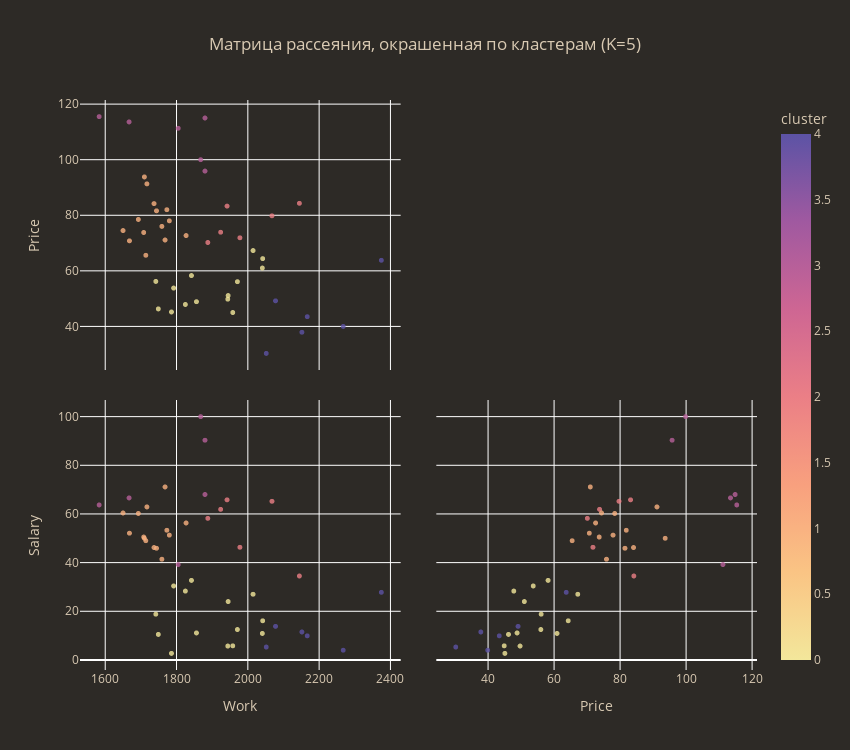

The notebook cell this image was saved under:
### Markdown cell above
Возьмём также 5 кластеров и сравним результат:

### Code cell
n_clusters=5
max_iter=300
random_state=0

kmeans = kmeans_clustering(df_scaled, n_clusters=n_clusters, max_iter=max_iter, random_state=random_state, origin_df=df)

kmeans.scatter_plot(color='sunset')
kmeans.plot_distance_change()

print(kmeans.cluster_size())
print(kmeans.mean_by_cluster())
print(kmeans._df_result['cluster'].sort_values(), '\n')

try:
    print(f'Silhouette Coefficient: {silhouette_score(df_scaled, kmeans.kmeans.labels_):.3f}')
except:
    pass

### Figure 1 — Plotly figure (JSON) as saved in the notebook; plotly's stock layout.template omitted (floating-point values rounded to 4 significant figures)
{"data": [{"diagonal": {"visible": false}, "dimensions": [{"axis": {"matches": true}, "label": "Work", "values": [1714, 1792, 2152, 2052, 1708, 1971, 2041, 1924, 1717, 1759, 1693, 1650, 1880, 1667, 2375, 1978, 1945, 2167, 1786, 1742, 1737, 2068, 1768, 1710, 2268, 1944, 1773, 1827, 1958, 1942, 1825, 1583, 2078, 1744, 1749, 1856, 1842, 2042, 1805, 1668, 2145, 2015, 1880, 1888, 1780, 1868]}, {"axis": {"matches": true}, "label": "Price", "values": [65.6, 53.8, 37.9, 30.3, 73.8, 56.1, 61.0, 73.9, 91.3, 76.0, 78.5, 74.5, 95.9, 113.6, 63.8, 71.9, 51.1, 43.5, 45.2, 56.2, 84.2, 79.8, 71.1, 93.8, 40.0, 49.8, 82.0, 72.7, 45.0, 83.3, 47.9, 115.5, 49.2, 81.6, 46.3, 48.9, 58.3, 64.4, 111.3, 70.8, 84.3, 67.3, 115.0, 70.2, 78.0, 100.0]}, {"axis": {"matches": true}, "label": "Salary", "values": [49.0, 30.4, 11.5, 5.3, 50.5, 12.5, 10.9, 61.9, 62.9, 41.4, 60.2, 60.4, 90.3, 66.6, 27.8, 46.3, 24.0, 9.9, 2.7, 18.8, 46.2, 65.2, 71.1, 50.0, 4.0, 5.7, 53.3, 56.3, 5.8, 65.8, 28.3, 63.7, 13.8, 45.9, 10.5, 11.1, 32.7, 16.1, 39.2, 52.1, 34.5, 27.0, 68.0, 58.2, 51.3, 100.0]}], "hovertemplate": "%{xaxis.title.text}=%{x}<br>%{yaxis.title.text}=%{y}<br>cluster=%{marker.color}<extra></extra>", "legendgroup": "", "marker": {"color": [1, 0, 4, 4, 1, 0, 0, 2, 1, 1, 1, 1, 3, 3, 4, 2, 0, 4, 0, 0, 1, 2, 1, 1, 4, 0, 1, 1, 0, 2, 0, 3, 4, 1, 0, 0, 0, 0, 3, 1, 2, 0, 3, 2, 1, 3], "coloraxis": "coloraxis", "opacity": 0.8, "size": 5, "symbol": "circle"}, "name": "", "showlegend": false, "showupperhalf": false, "type": "splom"}], "layout": {"coloraxis": {"colorbar": {"title": {"text": "cluster"}}, "colorscale": [[0, "rgb(243, 231, 155)"], [0.1667, "rgb(250, 196, 132)"], [0.3333, "rgb(248, 160, 126)"], [0.5, "rgb(235, 127, 134)"], [0.6667, "rgb(206, 102, 147)"], [0.8333, "rgb(160, 89, 160)"], [1, "rgb(92, 83, 165)"]]}, "dragmode": "select", "font": {"color": "#D9CAB3"}, "height": 750, "legend": {"tracegroupgap": 0}, "paper_bgcolor": "#2D2A26", "plot_bgcolor": "#2D2A26", "title": {"text": "Матрица рассеяния, окрашенная по кластерам (K=5)", "x": 0.5}, "width": 850}}
